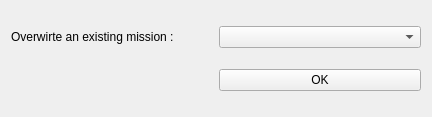
<?xml version="1.0" encoding="UTF-8"?>
<ui version="4.0">
 <class>Form</class>
 <widget class="QWidget" name="Form">
  <property name="geometry">
   <rect>
    <x>0</x>
    <y>0</y>
    <width>432</width>
    <height>117</height>
   </rect>
  </property>
  <property name="windowTitle">
   <string>Form</string>
  </property>
  <layout class="QGridLayout" name="gridLayout">
   <item row="0" column="1">
    <widget class="QComboBox" name="mission_names"/>
   </item>
   <item row="0" column="0">
    <widget class="QLabel" name="label">
     <property name="text">
      <string>Overwirte an existing mission :</string>
     </property>
    </widget>
   </item>
   <item row="2" column="1">
    <widget class="QPushButton" name="ok_button">
     <property name="text">
      <string>OK</string>
     </property>
    </widget>
   </item>
  </layout>
 </widget>
 <resources/>
 <connections/>
</ui>
